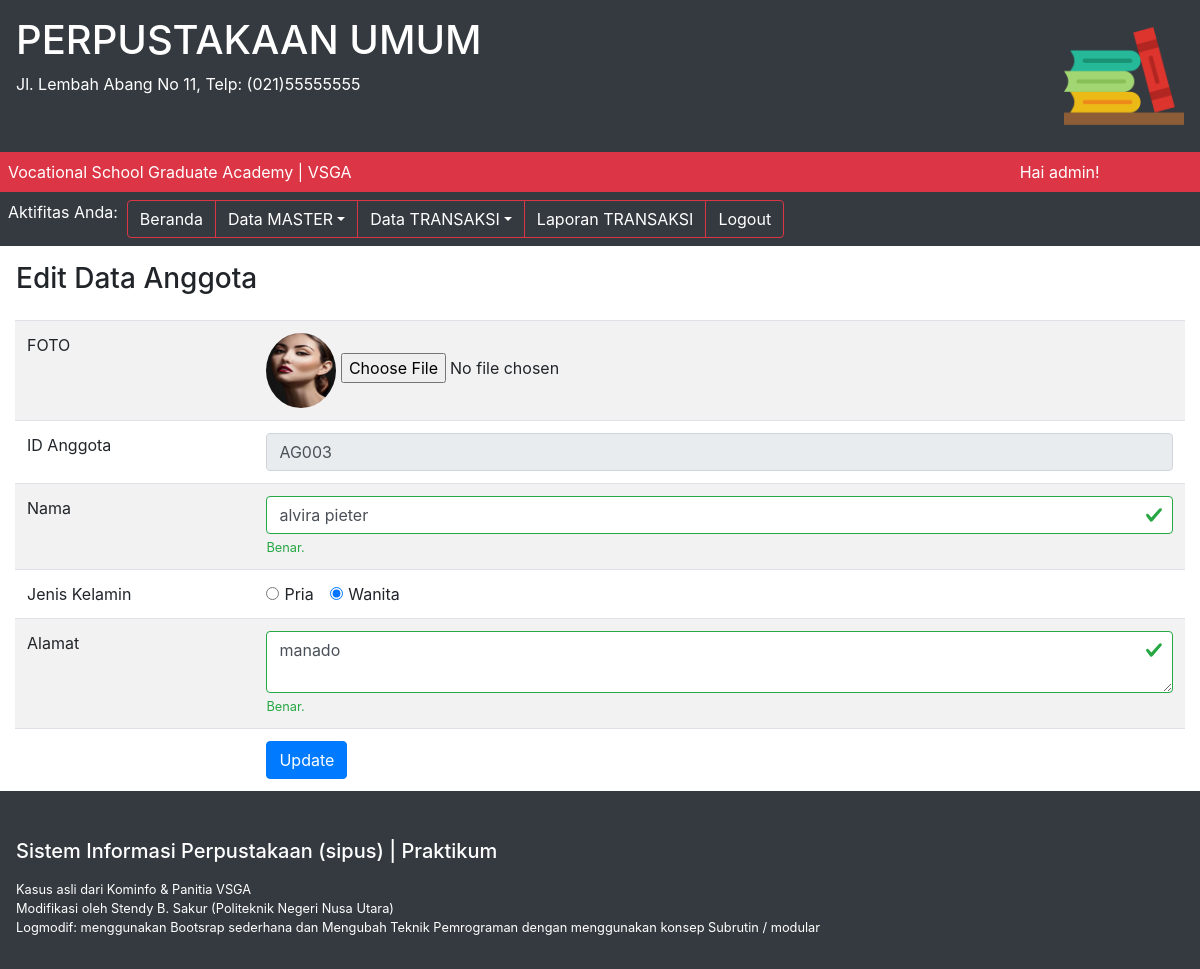
The page /index.php?p=anggota-edit&id=AG003&hal=1 (signed in) on the database its author committed.
### tables this page shows
CREATE TABLE `tbanggota` (
  `idanggota` varchar(5) NOT NULL,
  `nama` varchar(30) NOT NULL,
  `jeniskelamin` varchar(10) NOT NULL,
  `alamat` varchar(40) NOT NULL,
  `status` varchar(20) NOT NULL,
  `foto` varchar(50) NOT NULL
);

### pages/anggota-edit.php (the view, shortened to what this page needs)
<?php
require_once "modul/modul.php";
extract(getUserForUpdate($_GET));
?>
<div class="container-fluid p-3">
	<h3>Edit Data Anggota</h3>
</div>
<div class="container-fluid">
	<form action="proses/anggota-edit-proses.php" method="post" enctype="multipart/form-data" class="was-validated">
	<table class="table table-striped">
		<tr>
			<td>FOTO</td>
			<td>
				<img src="images/<?php echo $foto; ?>" class="rounded-circle" width=70px height=75px>
				<input type="file" name="foto">
			</td>
		</tr>
		<tr>
			<td>ID Anggota</td>
			<td><input type="text" name="id_anggota" value="<?php echo $id_anggota; ?>" readonly="readonly" class="form-control" required>
			</td>
		</tr>
		<tr>
			<td>Nama</td>
			<td><input type="text" name="nama" value="<?php echo $nama; ?>" class="form-control" required>
			<div class="valid-feedback">Benar.</div>
			</td>
		</tr>
		<tr>
			<td>Jenis Kelamin</td>
			<td>
				<div class="form-check-inline">
					<label class="form-check-label">
						<input type="radio" class="form-check-input" name="jenis_kelamin" value="Pria"
						<?php if($jeniskelamin == "Pria") { ?>
						checked
					<?php } ?>
						>Pria
					</label>
				</div>
				<div class="form-check-inline">
					<label class="form-check-label">
					<input type="radio" class="form-check-input" name="jenis_kelamin" value="Wanita"
					<?php if ($jeniskelamin == "Wanita") { ?>
					checked
					<?php } ?>
					>Wanita
					</label>
				</div>
			</td>
		</tr>
		<tr>
			<td>Alamat</td>
			<td><textarea rows="2" cols="40" name="alamat" class="form-control" required><?php echo $alamat; ?></textarea>
			<div class="valid-feedback">Benar.</div>
			</td>
		</tr>
		<tr>
			<td></td>
			<td>
				<input type="submit" name="update" value="Update" id="tombol-simpan" class="btn btn-primary">
			</td>
		</tr>
	</table>
	</form>
</div>

### rows shown on the page
tbanggota: foto (picture), id_anggota "AG003", nama "alvira pieter", jeniskelamin "☐ Pria", jeniskelamin "☑ Wanita", alamat "manado"

### other values the page prints
$_SESSION['sesi'] "admin"
